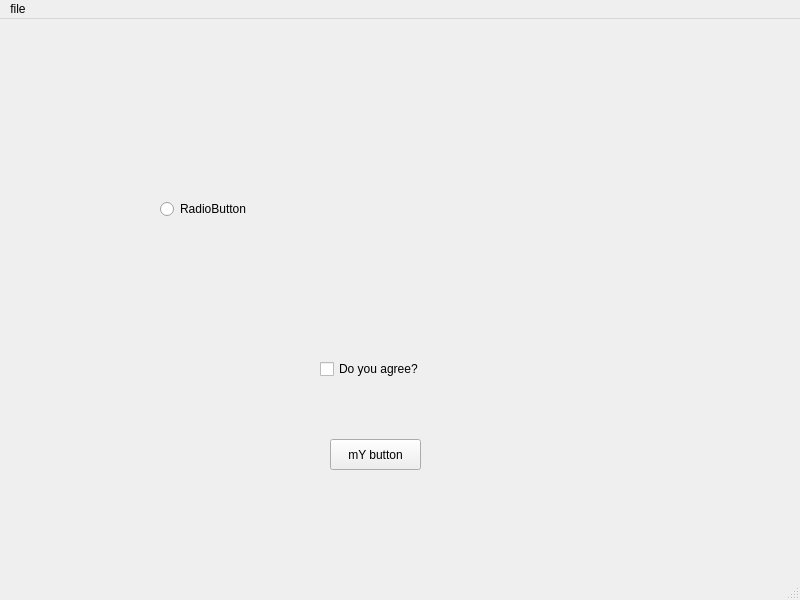
<?xml version="1.0" encoding="UTF-8"?>
<ui version="4.0">
 <class>MainWindow</class>
 <widget class="QMainWindow" name="MainWindow">
  <property name="geometry">
   <rect>
    <x>0</x>
    <y>0</y>
    <width>800</width>
    <height>600</height>
   </rect>
  </property>
  <property name="windowTitle">
   <string>MainWindow</string>
  </property>
  <widget class="QWidget" name="centralwidget">
   <widget class="QPushButton" name="button1">
    <property name="geometry">
     <rect>
      <x>330</x>
      <y>420</y>
      <width>91</width>
      <height>31</height>
     </rect>
    </property>
    <property name="text">
     <string>mY button</string>
    </property>
   </widget>
   <widget class="QCheckBox" name="check1">
    <property name="geometry">
     <rect>
      <x>320</x>
      <y>340</y>
      <width>161</width>
      <height>20</height>
     </rect>
    </property>
    <property name="text">
     <string>Do you agree?</string>
    </property>
   </widget>
   <widget class="QRadioButton" name="radioButton">
    <property name="geometry">
     <rect>
      <x>160</x>
      <y>180</y>
      <width>95</width>
      <height>20</height>
     </rect>
    </property>
    <property name="text">
     <string>RadioButton</string>
    </property>
   </widget>
  </widget>
  <widget class="QMenuBar" name="menubar">
   <property name="geometry">
    <rect>
     <x>0</x>
     <y>0</y>
     <width>800</width>
     <height>26</height>
    </rect>
   </property>
   <widget class="QMenu" name="menufile">
    <property name="title">
     <string>file</string>
    </property>
   </widget>
   <addaction name="menufile"/>
  </widget>
  <widget class="QStatusBar" name="statusbar"/>
 </widget>
 <resources/>
 <connections/>
</ui>
